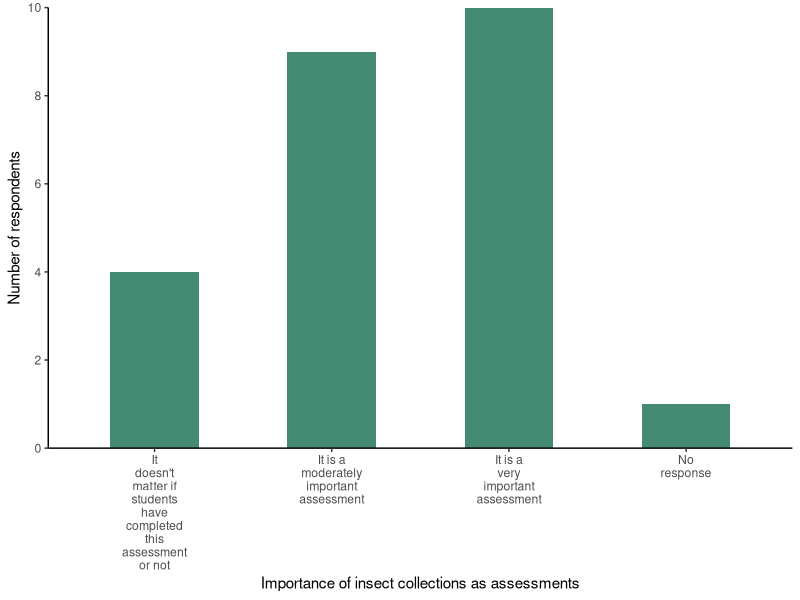
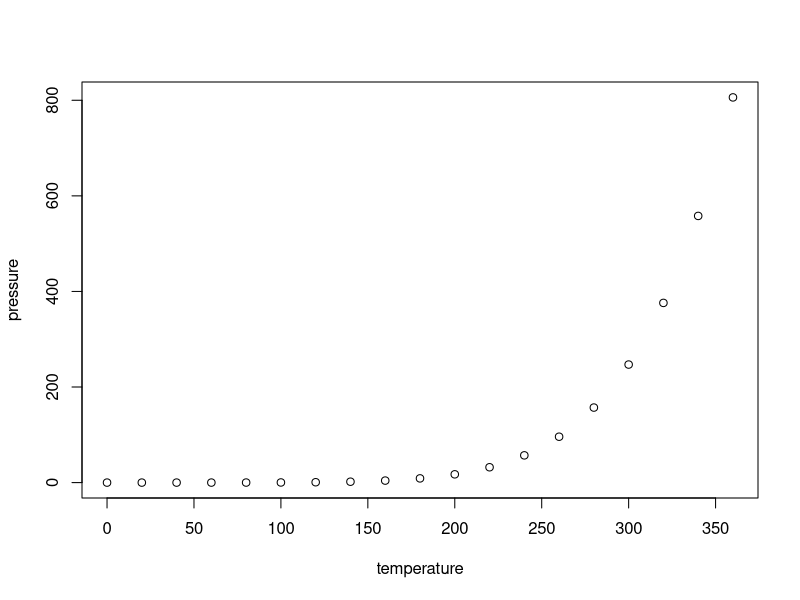

R code for these plots, in order:
## ---- chunk 1
knitr::opts_chunk$set(echo = TRUE)
## ---- chunk 2

library(dplyr)
library(ggplot2)# for plots
library(scales)#wrapping text in ggplot



## ---- chunk 3
data <- read.csv("data.csv")


## ---- chunk 4

##Make labels on x axis shorter
q31_shorter <- data %>%
  mutate(Q31 = recode(Q31, 
                           "It doesn't matter if students have completed this assessment or not" 
                      = "It doesn't matter \n if students have completed \nthis assessment or not",
                      "It is a moderately important assessment"
                      = "It is a moderately \n important assessment",
                     "It is a very important assessment"
                     =    "It is a very \n important assessment"),
                        "NA"
                    = "No resp"
         )



ggplot(data, aes(x = Q31)) +
  geom_bar(fill = "aquamarine4", width = 0.5)+
  labs(
    x = "Importance of insect collections as assessments",
    y = "Number of respondents"
  ) +
  scale_x_discrete(labels = label_wrap(10))+
  scale_y_continuous(labels = label_wrap(10), expand = c(0,0), breaks = c(0, 2, 4, 6, 8, 10))+
  theme_classic()
## ---- chunk 5

#Summary of ages of people 

summary((as.numeric(data$Q46)))


#get the likert for q31 into an ordered number
data$q31_likert_num <- as.numeric(factor(
  data$Q31,
  levels = c(
    "It doesn't matter if students have completed this assessment or not", 
    "It is a moderately important assessment", 
    "It is a very important assessment"
  ),
  ordered = TRUE
))


#Spearman’s rank correlation (ρ) - vprrelation between age and importance of collections


data$q46_num <- as.numeric(data$Q46)
cor_test_age_importance<-cor.test(x=data$q46_num, y=data$q31_likert_num, method = 'spearman', use = "complete.obs")

cor_test_age_importance

### Kruskall wallis cause of issues with sample size (shouldnt really be significant)
krus_test_age_importance <- kruskal.test(data$q46_num ~ data$q31_likert_num, data = data)
krus_test_age_importance


## ---- chunk 6
summary(cars)
## ---- chunk 7
plot(pressure)
